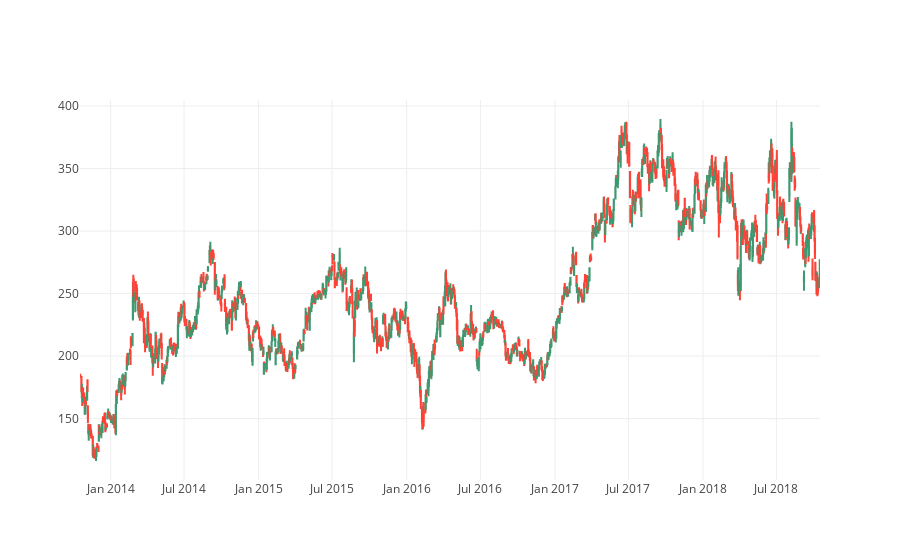

Notebook code cell kept with this figure:
### Code cell
trace = go.Candlestick(x=df_tesla.index,
                       open=df_tesla.open,
                       high=df_tesla.high,
                       low=df_tesla.low,
                       close=df_tesla.close)

layout = go.Layout(
        xaxis = dict(
        rangeslider = dict(
            visible = False
        )
    )
)

data = [trace]

fig = go.Figure(data=data,layout=layout)
iplot(fig, filename='tesla_candelStick')

### Figure 1 — Plotly figure (JSON) as saved in the notebook; plotly's stock layout.template omitted (floating-point values rounded to 4 significant figures; data arrays with more than 128 entries replaced by an {"elided": "..."} marker saying what was removed)
{"data": [{"close": {"elided": "1258 float values"}, "high": {"elided": "1258 float values"}, "low": {"elided": "1258 float values"}, "open": {"elided": "1258 float values"}, "type": "candlestick", "uid": "5e9d7174-d20c-11e8-8023-acde48001122", "x": {"elided": "1258 str values"}}], "layout": {"xaxis": {"rangeslider": {"visible": false}}}}
